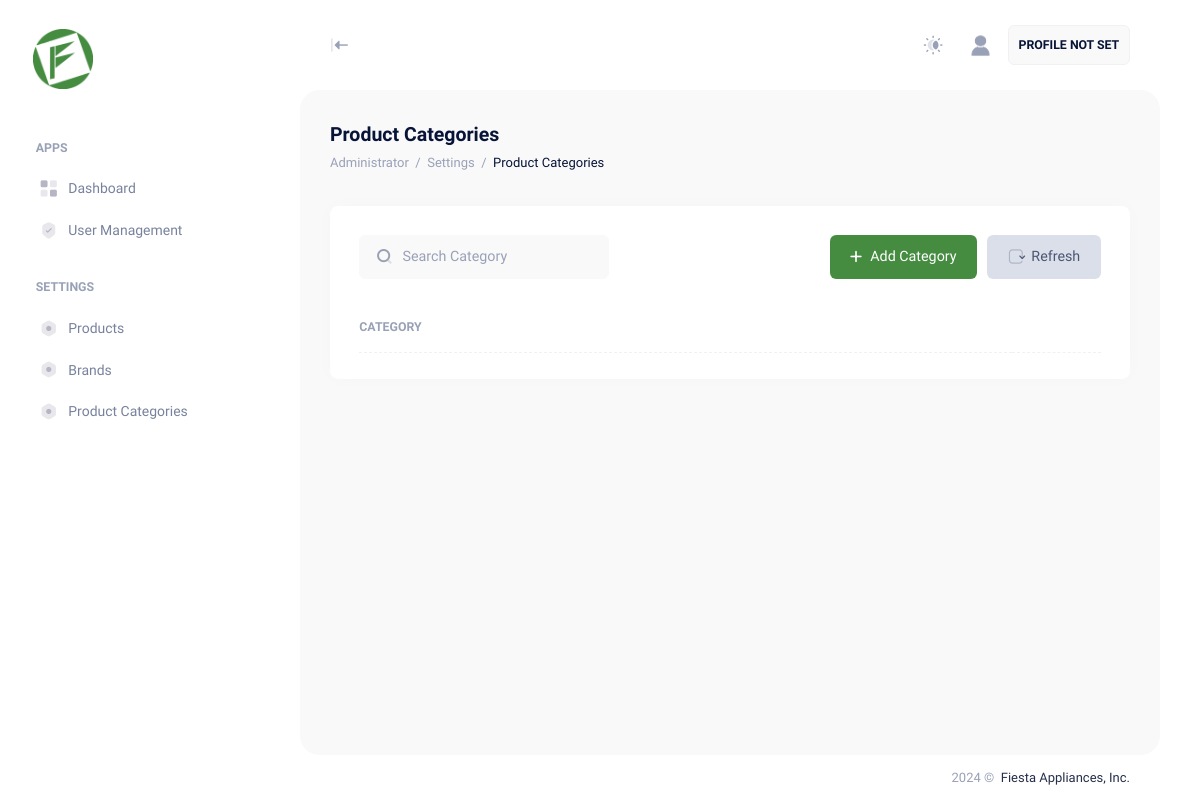
/user/administrator/product-categories.php (signed in), run on an earlier commit of the app's database.
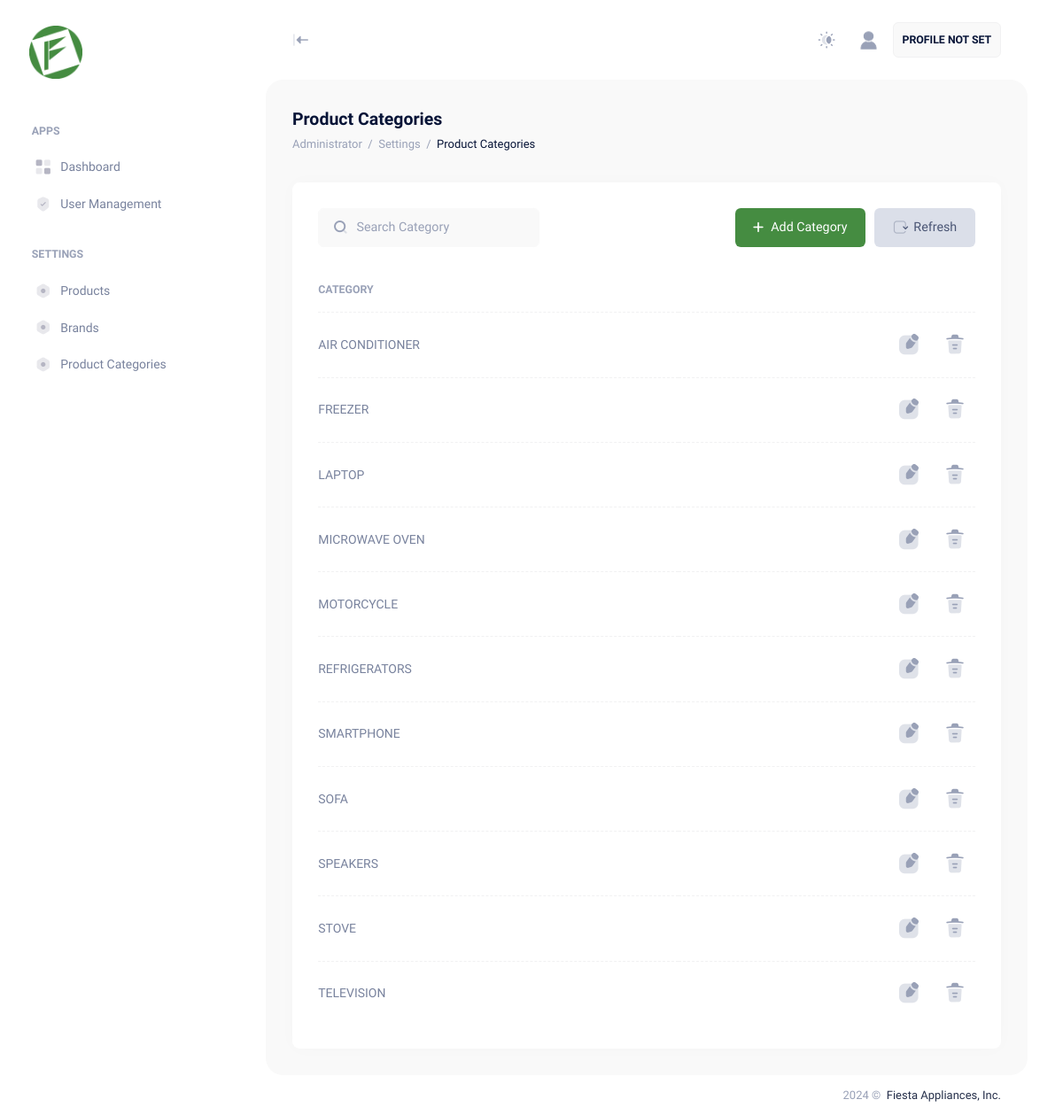
And on a later commit of the database.
### tables this page shows
CREATE TABLE IF NOT EXISTS `msc_categories` (
  `PK_mscCategories` int NOT NULL AUTO_INCREMENT,
  `description` varchar(255) DEFAULT NULL,
  PRIMARY KEY (`PK_mscCategories`),
  UNIQUE KEY `description` (`description`)
);

### user/administrator/product-categories.php (the view, shortened to what the changed rows need)
<?php
include '../../app/sessions/AdministratorSession.php';
try {
    $conn = new PDO("mysql:host=$fa_dbserver;dbname=$fa_dbname", $fa_dbuser, $fa_dbpassword);
    $conn->setAttribute(PDO::ATTR_ERRMODE, PDO::ERRMODE_EXCEPTION);
    $categories = $conn->prepare("SELECT * FROM msc_categories");
    $categories->execute();
    $ccategories = $categories->rowCount();
} catch (PDOException $e) {
    echo "Error: " . $e->getMessage();
}
?>
<!DOCTYPE html>
<html lang="en">
<head>
    <link href="../../assets/plugins/custom/leaflet/leaflet.bundle.css" rel="stylesheet" type="text/css" />
    <link href="../../assets/plugins/custom/datatables/datatables.bundle.css" rel="stylesheet" type="text/css" />
    <link href="../../assets/plugins/global/plugins.bundle.css" rel="stylesheet" type="text/css" />
    <link href="../../assets/css/style.bundle.css" rel="stylesheet" type="text/css" />
    <link href="../../assets/css/custom.bundle.css" rel="stylesheet" type="text/css" />
</head>
<body id="kt_body" class="header-fixed header-tablet-and-mobile-fixed toolbar-enabled aside-fixed aside-default-enabled user-select-none">
    <div class="d-flex flex-column flex-root">
        <div class="page d-flex flex-row flex-column-fluid">
            <div class="wrapper d-flex flex-column flex-row-fluid" id="kt_wrapper">
                <div class="content fs-6 d-flex flex-column flex-column-fluid" id="kt_content">
                    <div class="toolbar" id="kt_toolbar">
                        <div class=" container-fluid  d-flex flex-stack flex-wrap flex-sm-nowrap">
                            <div class="d-flex flex-column align-items-start justify-content-center flex-wrap me-2">
                                <h1 class="text-dark fw-bold my-1 fs-2">
                                    Product Categories <small class="text-muted fs-6 fw-normal ms-1"></small>
                                </h1>
                            </div>
                        </div>
                    </div>
                    <div class="post fs-6 d-flex flex-column-fluid" id="kt_post">
                        <div class="container-fluid">
                            <div class="row g-5">
                                <div class="col-xxl-12">
                                    <div class="card">
                                        <div class="card-body py-4">
                                            <table class="table align-middle table-row-dashed fs-6 gy-5" id="tb_productCategory">
                                                <thead>
                                                    <tr class="text-start text-muted fw-bold fs-7 text-uppercase gs-0">
                                                        <th>Category</th>
                                                        <th></th>
                                                    </tr>
                                                </thead>
                                                <tbody class="text-gray-600 fw-semibold">
                                                    <?php if ($ccategories > 0) { ?>
                                                        <?php while ($rcategories = $categories->fetch(PDO::FETCH_ASSOC)) { ?>
                                                            <tr>
                                                                <td><?php echo $rcategories["description"]; ?></td>
                                                                <td class="text-end datainput">
                                                                    <div class="d-flex justify-content-end gap-2">
                                                                        <div class="tableaction-hover rounded pt-2 pb-1 ps-3 pe-3" data-ii-val="<?php echo $rcategories["PK_mscCategories"]; ?>" data-ii-input-edit-action="edit">
                                                                            <i class="ki-duotone ki-notepad-edit fs-2x">
                                                                                <span class="path1"></span>
                                                                            </i>
                                                                        </div>
                                                                        <div class="tableaction-hover rounded pt-2 pb-1 ps-3 pe-3" data-ii-val="<?php echo $rcategories["PK_mscCategories"]; ?>" data-ii-input-delete-action="delete">
                                                                            <i class="ki-duotone ki-trash fs-2x">
                                                                                <span class="path1"></span>
                                                                            </i>
                                                                        </div>
                                                                    </div>
                                                                </td>
                                                            </tr>
                                                        <?php } ?>
                                                    <?php } ?>
                                                </tbody>
                                            </table>
                                        </div>
                                    </div>
                                </div>
                            </div>
                        </div>
                    </div>
                </div>
            </div>
        </div>
    </div>
</body>
</html>

What changed in the data, as far as the page shows it:
added msc_categories: description "AIR CONDITIONER"
added msc_categories: description "FREEZER"
added msc_categories: description "LAPTOP"
added msc_categories: description "MICROWAVE OVEN"
added msc_categories: description "MOTORCYCLE"
added msc_categories: description "REFRIGERATORS"
added msc_categories: description "SMARTPHONE"
added msc_categories: description "SOFA"
added msc_categories: description "SPEAKERS"
added msc_categories: description "STOVE"
added msc_categories: description "TELEVISION"
